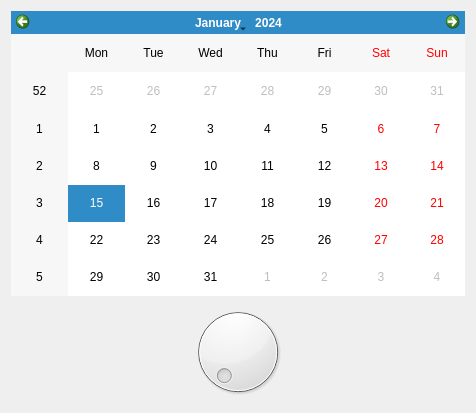
<?xml version="1.0" encoding="UTF-8"?>
<ui version="4.0">
 <class>MainWindow</class>
 <widget class="QMainWindow" name="MainWindow">
  <property name="geometry">
   <rect>
    <x>0</x>
    <y>0</y>
    <width>476</width>
    <height>413</height>
   </rect>
  </property>
  <property name="windowTitle">
   <string>MainWindow</string>
  </property>
  <widget class="QWidget" name="centralWidget">
   <layout class="QVBoxLayout" name="verticalLayout_2">
    <item>
     <layout class="QVBoxLayout" name="verticalLayout">
      <item>
       <widget class="QCalendarWidget" name="calendarWidget"/>
      </item>
      <item>
       <widget class="QDial" name="dial"/>
      </item>
     </layout>
    </item>
   </layout>
  </widget>
 </widget>
 <layoutdefault spacing="6" margin="11"/>
 <resources/>
 <connections/>
</ui>
